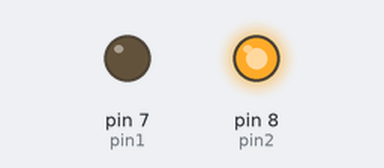
A sketch run on a simulated Arduino Uno, built with avr-gcc and run on an emulated ATmega328P. Shown: output pins drawn as LEDs (lit = HIGH).

Above: at 1.5 s.
At 3.5 s:
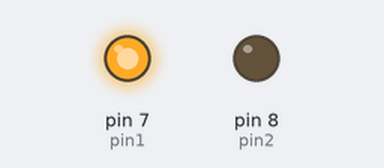
Timing chart, 0 to 5.2 s (numbered marks = the images above):
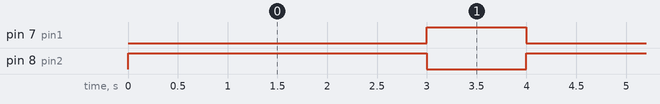

The sketch:

sketch_rele_2_hw-383.ino
```cpp
//Autora: Pamela Fialho
//Data: 10/08/2020
//Função: ativar um rele de dois canais periodicamente

int pin1 = 7;
int pin2 = 8;

void setup() {
  pinMode(pin1, OUTPUT);
  pinMode(pin2, OUTPUT);
}

void loop() {
  digitalWrite(pin1, LOW);
  digitalWrite(pin2, HIGH);
  delay(3000); //tempo do rele ligado (em ms)
  digitalWrite(pin1, HIGH);
  digitalWrite(pin2, LOW);
  delay(1000); //tempo do rele desligado (em ms)
}
```

Measured:
- by itself, pin 7 (pin1): alternates HIGH for 1.0 s and LOW for 3.0 s
- by itself, pin 8 (pin2): alternates HIGH for 3.0 s and LOW for 1.0 s
